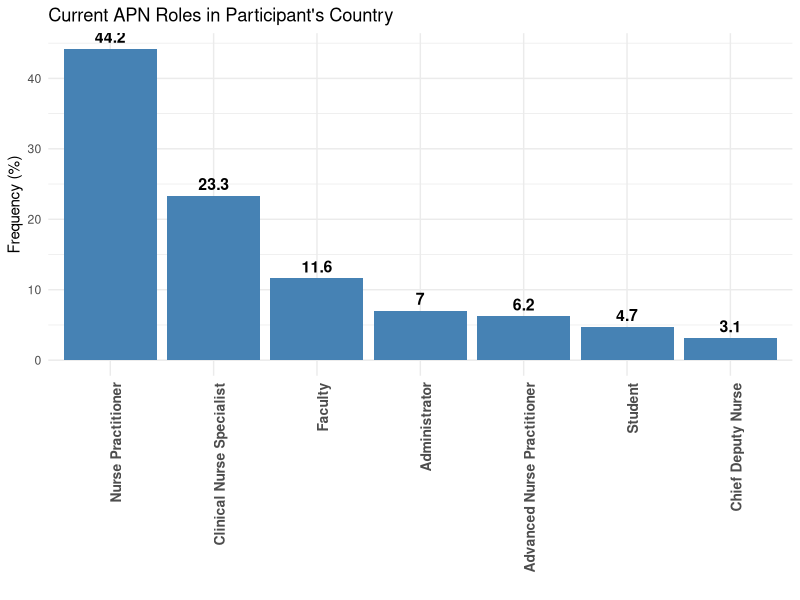
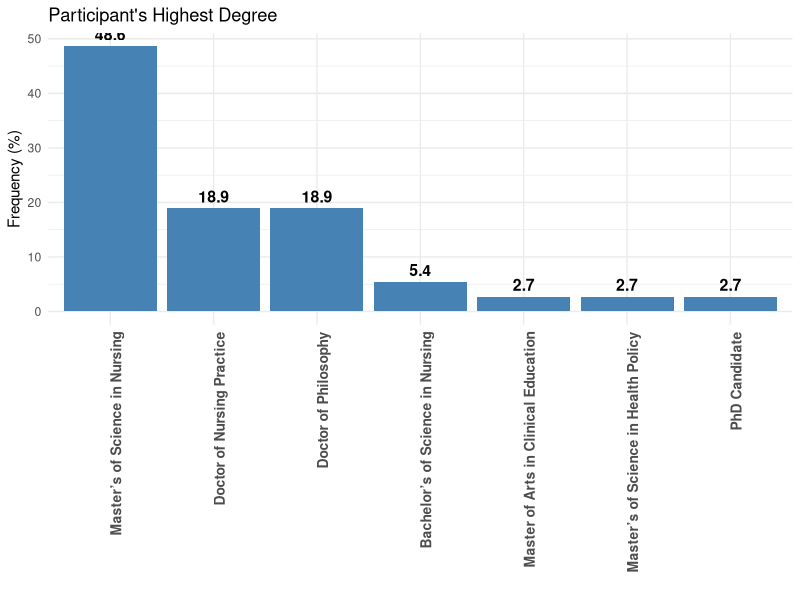
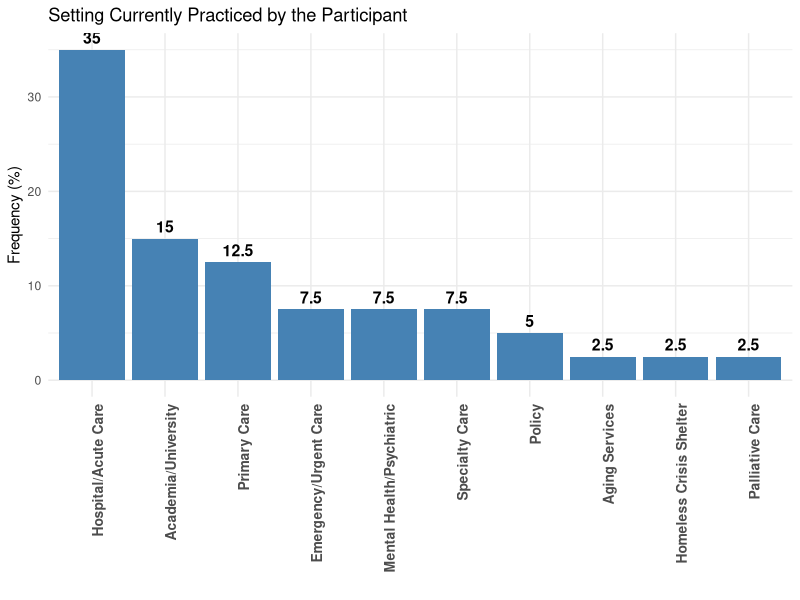
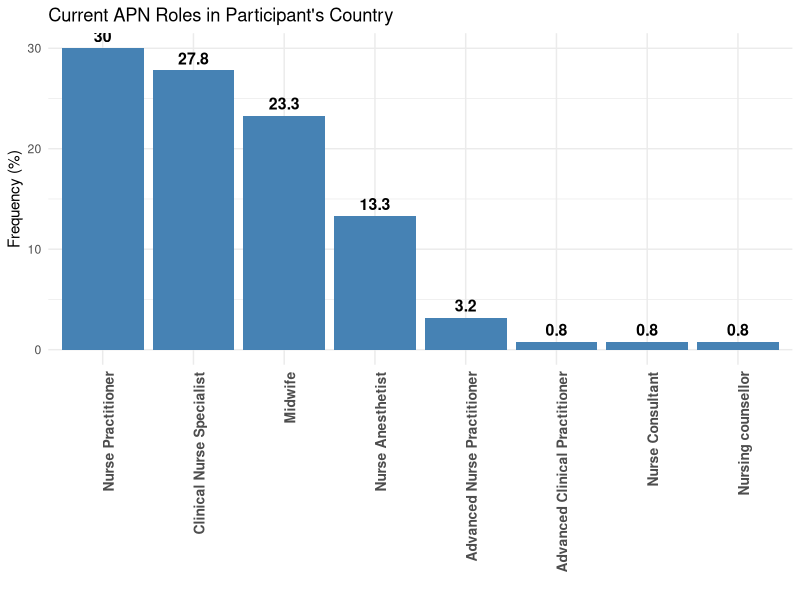
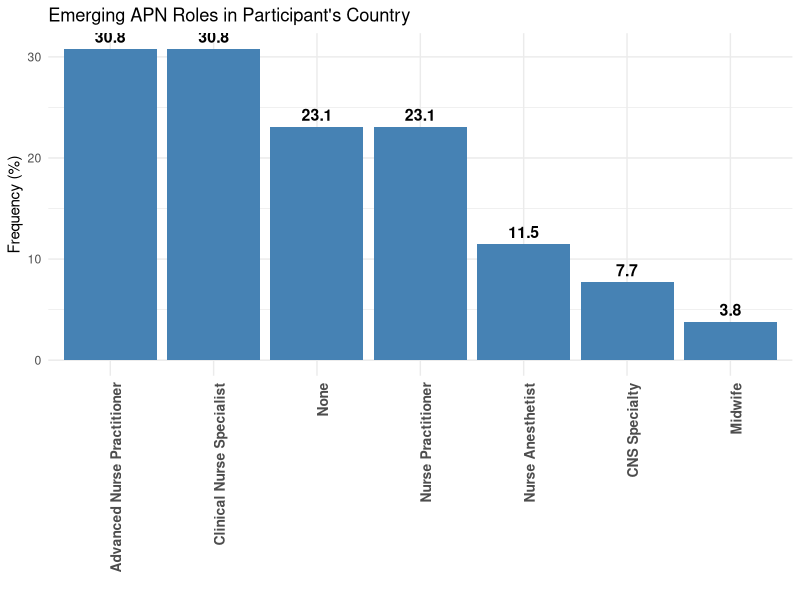
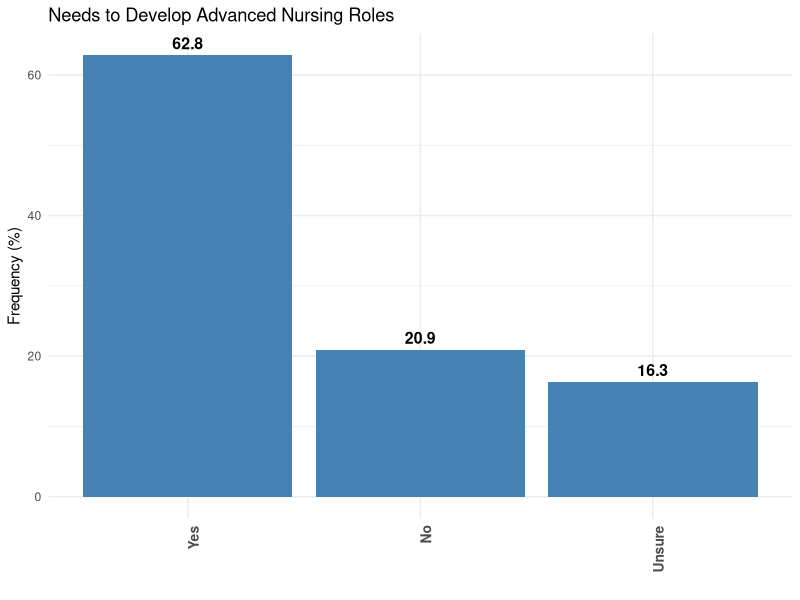
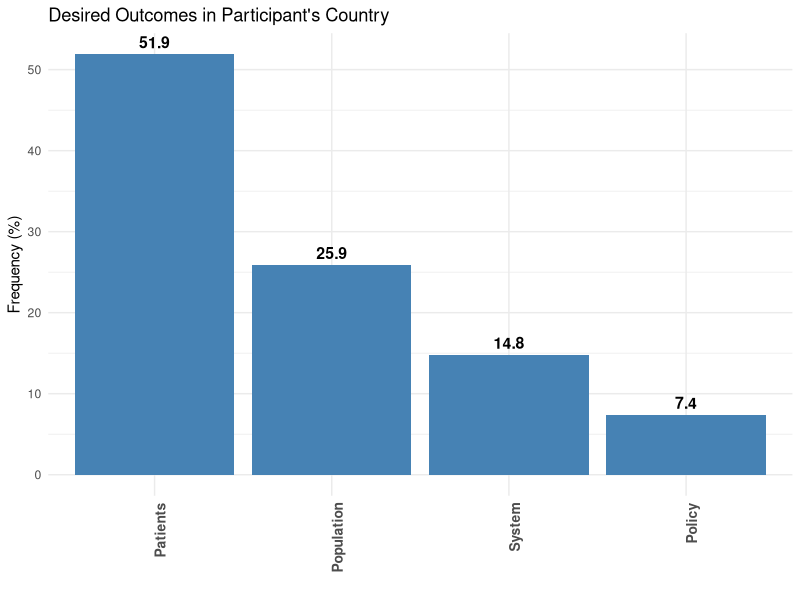

Write R code to recreate these figures, in order.
# Load necessary library
library(ggplot2)
library(dplyr)
library(tidyr)

# Create the dataset
data <- data.frame(
  Category = c(
    rep("Current APN Roles in Participant's Country", 7),
    rep("Participant's Highest Degree", 7),
    rep("Setting Currently Practiced by the Participant", 10),
    rep("Current APN roles in participant's country", 8),
    rep("Current APN roles emerging in participant's country", 7),
    rep("Response on Additional Needs to Develop Advanced Nursing Roles", 3),
    rep("Desired Outcomes in Participant's Country in Order of Importance", 4)
  ),
  Role = c(
    "Nurse Practitioner", "Clinical Nurse Specialist", "Faculty", "Administrator", "Advanced Nurse Practitioner", "Student", "Chief Deputy Nurse",
    "Master’s of Science in Nursing", "Doctor of Nursing Practice", "Doctor of Philosophy", "Bachelor’s of Science in Nursing", "Master of Arts in Clinical Education", "Master’s of Science in Health Policy", "PhD Candidate",
    "Hospital/Acute Care", "Academia/University", "Primary Care", "Specialty Care", "Emergency/Urgent Care", "Mental Health/Psychiatric", "Policy", "Homeless Crisis Shelter", "Palliative Care", "Aging Services",
    "Nurse Practitioner", "Clinical Nurse Specialist", "Midwife", "Nurse Anesthetist", "Advanced Nurse Practitioner", "Nurse Consultant", "Advanced Clinical Practitioner", "Nursing counsellor",
    "Clinical Nurse Specialist", "Advanced Nurse Practitioner", "Nurse Practitioner", "None", "Nurse Anesthetist", "CNS Specialty", "Midwife",
    "Yes", "No", "Unsure",
    "Patients", "Population", "System", "Policy"
  ),
  Frequency = c(
    44.2, 23.3, 11.6, 7, 6.2, 4.7, 3.1,
    48.6, 18.9, 18.9, 5.4, 2.7, 2.7, 2.7,
    35, 15, 12.5, 7.5, 7.5, 7.5, 5, 2.5, 2.5, 2.5,
    30, 27.8, 23.3, 13.3, 3.2, 0.8, 0.8, 0.8,
    30.8, 30.8, 23.1, 23.1, 11.5, 7.7, 3.8,
    62.8, 20.9, 16.3,
    51.9, 25.9, 14.8, 7.4
  )
)


# Load necessary libraries
library(ggplot2)
library(dplyr)

# Define color
color <- "steelblue"

# Function to create a bar plot (descending order)
create_bar_plot <- function(df, title) {
  ggplot(df, aes(x = reorder(Role, -Frequency), y = Frequency)) +
    geom_bar(stat = "identity", fill = color, width = 0.9) +
    geom_text(aes(label = Frequency), vjust = -0.5, size = 4, fontface = "bold") +
    labs(title = title, x = "", y = "Frequency (%)") +
    theme_minimal() +
    theme(axis.text.x = element_text(angle = 90, hjust = 1, face = "bold", size = 10))
}

# Function to create a dot plot (descending order)
create_dot_plot <- function(df, title) {
  ggplot(df, aes(x = Frequency, y = reorder(Role, Frequency))) +
    geom_point(size = 5, color = color) +
    geom_text(aes(label = Frequency), hjust = -0.5, size = 4, fontface = "bold") +
    labs(title = title, x = "Frequency (%)", y = "") +
    theme_minimal() +
    theme(axis.text.y = element_text(face = "bold", size = 10))
}

# Function to create a lollipop chart (descending order)
create_lollipop_chart <- function(df, title) {
  ggplot(df, aes(x = reorder(Role, -Frequency), y = Frequency)) +
    geom_segment(aes(x = Role, xend = Role, y = 0, yend = Frequency), color = color, size = 1.2) +
    geom_point(size = 5, color = color) +
    geom_text(aes(label = Frequency), vjust = -0.5, size = 4, fontface = "bold") +
    labs(title = title, x = "", y = "Frequency (%)") +
    theme_minimal() +
    theme(axis.text.x = element_text(angle = 90, hjust = 1, face = "bold", size = 10))
}

# Plot 1: Current APN Roles in Participant's Country (Bar Chart)
plot1 <- create_bar_plot(data %>% filter(Category == "Current APN Roles in Participant's Country"),
                         "Current APN Roles in Participant's Country")

# Plot 2: Participant's Highest Degree (Dot Plot)
plot2 <- create_bar_plot(data %>% filter(Category == "Participant's Highest Degree"),
                         "Participant's Highest Degree")

# Plot 3: Setting Currently Practiced by the Participant (Bar Chart)
plot3 <- create_bar_plot(data %>% filter(Category == "Setting Currently Practiced by the Participant"),
                         "Setting Currently Practiced by the Participant")

# Plot 4: Current APN Roles in Participant's Country (Bar Chart - Fixed Category Name)
plot4 <- create_bar_plot(data %>% filter(Category == "Current APN roles in participant's country"),
                         "Current APN Roles in Participant's Country")

# Plot 5: Current APN Roles Emerging in Participant's Country (Dot Plot)
plot5 <- create_bar_plot(data %>% filter(Category == "Current APN roles emerging in participant's country"),
                         "Emerging APN Roles in Participant's Country")

# Plot 6: Response on Additional Needs to Develop Advanced Nursing Roles (Bar Chart)
plot6 <- create_bar_plot(data %>% filter(Category == "Response on Additional Needs to Develop Advanced Nursing Roles"),
                         "Needs to Develop Advanced Nursing Roles")

# Plot 7: Desired Outcomes in Participant's Country in Order of Importance (Lollipop Chart - Fixed Category Name)
plot7 <- create_bar_plot(data %>% filter(Category == "Desired Outcomes in Participant's Country in Order of Importance"),
                               "Desired Outcomes in Participant's Country")

# Print each plot separately
print(plot1)
print(plot2)
print(plot3)
print(plot4)
print(plot5)
print(plot6)
print(plot7)


